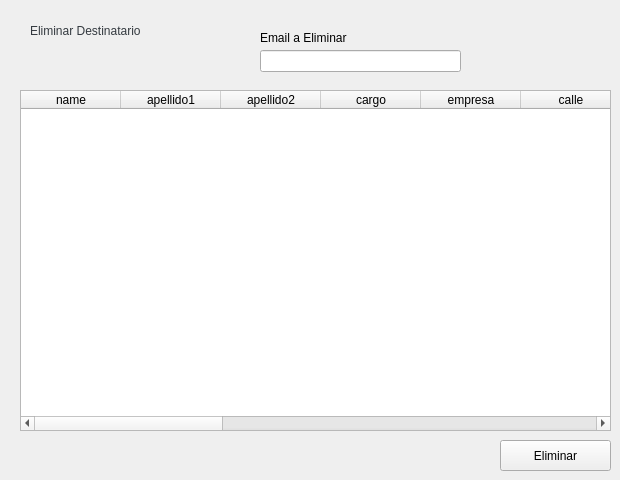
      <widget class="QWidget" name="pg_delete">
       <widget class="QLabel" name="lbl_title_delete">
        <property name="geometry">
         <rect>
          <x>30</x>
          <y>20</y>
          <width>201</width>
          <height>21</height>
         </rect>
        </property>
        <property name="styleSheet">
         <string notr="true">QLabel{
	font: 77 13pt &quot;Arial Black&quot;;
	color: #343a40;
	font weight: bold;
}</string>
        </property>
        <property name="text">
         <string>Eliminar Destinatario</string>
        </property>
       </widget>
       <widget class="QTableWidget" name="table_data_delete">
        <property name="geometry">
         <rect>
          <x>20</x>
          <y>90</y>
          <width>591</width>
          <height>341</height>
         </rect>
        </property>
        <column>
         <property name="text">
          <string>name</string>
         </property>
        </column>
        <column>
         <property name="text">
          <string>apellido1</string>
         </property>
        </column>
        <column>
         <property name="text">
          <string>apellido2</string>
         </property>
        </column>
        <column>
         <property name="text">
          <string>cargo</string>
         </property>
        </column>
        <column>
         <property name="text">
          <string>empresa</string>
         </property>
        </column>
        <column>
         <property name="text">
          <string>calle</string>
         </property>
        </column>
        <column>
         <property name="text">
          <string>noExt</string>
         </property>
        </column>
        <column>
         <property name="text">
          <string>noInt</string>
         </property>
        </column>
        <column>
         <property name="text">
          <string>colonia</string>
         </property>
        </column>
        <column>
         <property name="text">
          <string>municipio</string>
         </property>
        </column>
        <column>
         <property name="text">
          <string>estado</string>
         </property>
        </column>
        <column>
         <property name="text">
          <string>cp</string>
         </property>
        </column>
        <column>
         <property name="text">
          <string>tel</string>
         </property>
        </column>
        <column>
         <property name="text">
          <string>email</string>
         </property>
        </column>
        <column>
         <property name="text">
          <string>fnac</string>
         </property>
        </column>
       </widget>
       <widget class="QPushButton" name="btn_delete_recipient">
        <property name="geometry">
         <rect>
          <x>500</x>
          <y>440</y>
          <width>111</width>
          <height>31</height>
         </rect>
        </property>
        <property name="text">
         <string>Eliminar</string>
        </property>
       </widget>
       <widget class="QLabel" name="lbl_search_delete">
        <property name="geometry">
         <rect>
          <x>260</x>
          <y>30</y>
          <width>121</width>
          <height>16</height>
         </rect>
        </property>
        <property name="text">
         <string>Email a Eliminar</string>
        </property>
       </widget>
       <widget class="QLabel" name="lbl_delete_msg">
        <property name="enabled">
         <bool>true</bool>
        </property>
        <property name="geometry">
         <rect>
          <x>60</x>
          <y>450</y>
          <width>181</width>
          <height>21</height>
         </rect>
        </property>
        <property name="styleSheet">
         <string notr="true">QLabel{
	font: 77 11pt &quot;Arial Black&quot;;
	color: #343a40;
	font weight: bold;
	text-align: center;
}</string>
        </property>
        <property name="text">
         <string/>
        </property>
        <property name="alignment">
         <set>Qt::AlignCenter</set>
        </property>
       </widget>
       <widget class="QLineEdit" name="edt_search_delete">
        <property name="geometry">
         <rect>
          <x>260</x>
          <y>50</y>
          <width>201</width>
          <height>22</height>
         </rect>
        </property>
       </widget>
      </widget>
